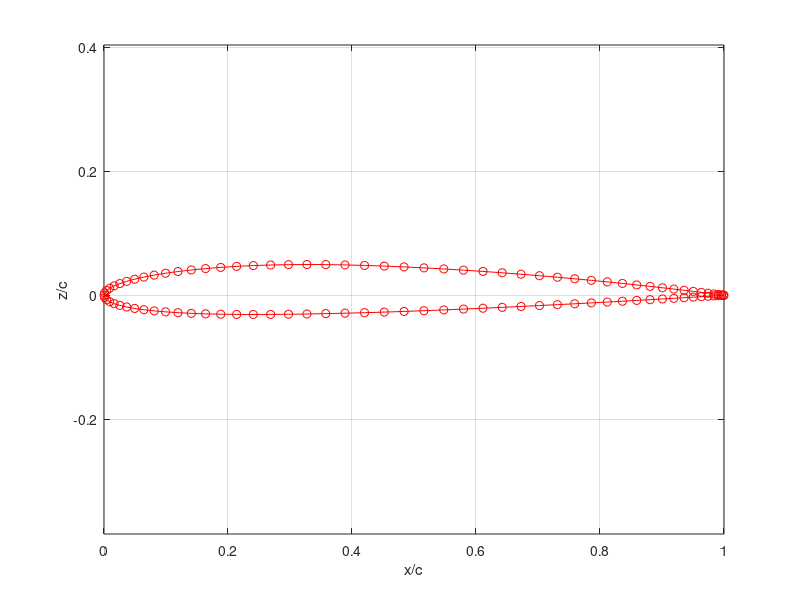
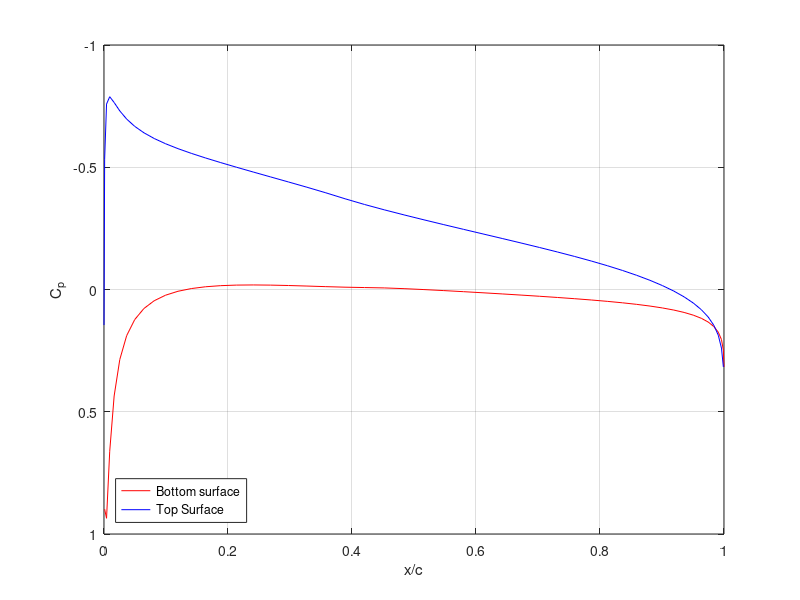

These figures' MATLAB source, in order:
function mainPanelSingle

% written by Ebenezer P Gnanamanickam while teaching AAE 490D Aerodynamic
% design at Purdue University in the Spring of 2012. The code is entirely
% self containing and it calculates the Lift coefficient and Pressure
% distribution around a NACA 4 digit airfoil.
% It follows almost identically the Smith Hess Method as outlined in
% Moran's Aerodynamics text (the exact name skips my memory).
% You can use it for any arbitrary airfoil by changing the subroutine NACA4
% to input a bunch of x,z points. The points start from the trailing edge
% go through the bottom surface of the airfoil and then over the top and
% finish at the trailing edge again. It should be non-dimensionalized with
% respect to the chord. So it should start with the point (1,0) and end
% with the point (1,0)
% The inputs are right below. They are the 
% 1) airfoil number (af_no) if using NACA4 digit series
% 2) number of panels (no_pls) 
% 3) angle of attack (alpha)
clc;
clear all;
close all;

% INPUTS
%%%%%%%%%%%%%%%%%%%%%%%%%%%%%%%%%%%%%%%%%%%%%%%%%%%%%%%%%%%%%%%%%%%%%%%%%%
af_no=1408;
no_pls=100;
alpha=2;
%%%%%%%%%%%%%%%%%%%%%%%%%%%%%%%%%%%%%%%%%%%%%%%%%%%%%%%%%%%%%%%%%%%%%%%%%%
[x,z]=NACA4(af_no,no_pls,0);
% If you want to input points from a dat file, please comment out the line
% above and use the following format to import points
% a=load('n0012.dat');
% x=a(:,1);
% z=a(:,2);
%%%%%%%%%%%%%%%%%%%%%%%%%%%%%%%%%%%%%%%%%%%%%%%%%%%%%%%%%%%%%%%%%%%%%%%%%%

[sth,cth]=setUpPanel1(x,z);
V_inf=1;

figure;
plot(x,z,'o-r')
axis equal
grid;
xlabel('x/c')
ylabel('z/c')

[A,b,beta,r]=calCoeffs1(x,z,...
    sth,cth,alpha,V_inf);
% 

xx=inv(A)*b';
q=xx(1:end-1);
gamma=xx(end)
[Vt]=calVt(sth,cth,r,beta,V_inf,alpha,q,gamma);

figure;
plot(x(1:round(length(x)/2)),1-(Vt(1:round(length(x)/2))./V_inf).^2,'r',...
    x(round(length(x)/2)+1:end),1-(Vt(round(length(x)/2)+1:end)./V_inf).^2,'b');
grid;
legend('Bottom surface','Top Surface','Location','SouthWest')
set(gca,'YDir','reverse');
xlabel('x/c')
ylabel('C_p')

C_l=4*(gamma)/V_inf

return
% % % theta*180/pi
% % % C_l/(alpha*180/pi)

function [x,z]=NACA4(af_no,no_pls,doPlot)

x_c=linspace(0,pi,round(no_pls/2));
x_c=(1-cos(x_c))./2;

t=(af_no-floor(af_no/100)*100)/100; % maximum thickness in tenth's of chord
m=floor(af_no/1000)/100; %maximum thickness in tenth's of chord
p=(floor(2412/100)-floor(2412/1000)*10)/10; %position of maximum thickness in tenth's of chord
zu=(t/0.2).*(.2969.*sqrt(x_c)-.126.*x_c-.35160.*x_c.^2+...
    .2843.*x_c.^3-.1036.*x_c.^4);

for i=1:1:length(x_c)
    if x_c(i)<=p
        z_c(i)=m*(1/p)^2.*(2.*p.*x_c(i)-x_c(i).^2);
    else
        z_c(i)=m*(1/(p-1))^2.*((1-2*p)+2.*p.*x_c(i)-x_c(i).^2);
    end
end
z_u=zu+z_c;
z_l=z_c-zu;

% P=polyfit(z_u(end-round(no_pls*.1):end),x_c(end-round(no_pls*.1):end),2);
% z_u(end+1)=0;
% x_c(end+1)=polyval(P,z_u(end));
% z_l(end+1)=0;

if doPlot==1
    h6=figure;
    plot(x_c,z_u,'o-r',x_c,z_l,'o-b',x_c,z_c,'-k');
    grid;
    axis equal;
end

z=[fliplr(z_l(2:end)) z_u(1:end-1)]';
x=[fliplr(x_c(2:end)) x_c(1:end-1)]';
z(1)=0;

return;

function [A,b,beta,r]=calCoeffs1(x,z,...
    sth,cth,alpha,V_inf)

A=zeros(length(x)+1,length(x)+1);
b=zeros(1,length(x)+1);

[r,beta]=calRBeta(x,z);

alpha=alpha/180*pi;

for i=1:1:length(x)
    sum=0;
    for j=1:1:length(x)
        if j==length(x)
            mm=1;
        else
            mm=j+1;
        end
        
        sd=sinDiff(sth,cth,i,j);
        cd=cosDiff(sth,cth,i,j);
        
        A(i,j)=sd*log(r(i,mm)/r(i,j))+cd*beta(i,j);
        sum=sum+cd*log(r(i,mm)/r(i,j))-sd*beta(i,j);
        
      
        A(i,j)=A(i,j)/(2*pi);
    end
    A(i,length(x)+1)=sum/(2*pi);
    
    s1=(cos(alpha)*sth(i)-sin(alpha)*cth(i));
    b(i)=V_inf*s1;
end

tt=[1 length(x)];

for j=1:1:length(x)
    if j==length(x)
        mm=1;
    else
        mm=j+1;
    end
    sum=0;
    for k=1:1:length(tt)
        sd=sinDiff(sth,cth,tt(k),j);
        cd=cosDiff(sth,cth,tt(k),j);
        
       sum=sum+(sd*beta(tt(k),j)-...
            cd*log(r(tt(k),mm)/r(tt(k),j)));
    end
    A(length(x)+1,j)=sum/(2*pi);
end


sum2=0;
for k=1:1:length(tt)
    sum1=0;
    for j=1:1:length(x)
        if j==length(x)
            mm=1;
        else
            mm=j+1;
        end
        sd=sinDiff(sth,cth,tt(k),j);
        cd=cosDiff(sth,cth,tt(k),j);
        
        sum1=sum1+(sd*log(r(tt(k),mm)/r(tt(k),j))+...
            cd*beta(tt(k),j));
    end
    sum2=sum2+sum1;
end

A(length(x)+1,length(x)+1)=sum2/(2*pi);


c1=(sin(alpha)*sth(1)+cos(alpha)*cth(1));
c2=(sin(alpha)*sth(length(x))+cos(alpha)*cth(length(x)));
b(length(x)+1)=-V_inf*c1-V_inf*c2;
return;

function [sth,cth,len]=setUpPanel1(x,z)

N=length(x);

len=zeros(1,N);
sth=len;
cth=len;

for i=1:1:N
   if i==length(x)
       mm=1;
   else
       mm=i+1;
   end
   len(i)=sqrt((x(mm)-x(i))^2+(z(mm)-z(i))^2);
   sth(i)=(z(mm)-z(i))/len(i);
   cth(i)=(x(mm)-x(i))/len(i);
   
end

return;

function [Vt]=calVt(sth,cth,r,beta,V_inf,alpha,q,gamma)

alpha=alpha/180*pi;


N=size(beta,1);
Vt=zeros(1,N);
for i=1:1:N
    sum1=0;
    sum2=0;
    for j=1:1:N
        if j==N
            mm=1;
        else
            mm=j+1;
        end
        
        sd=sinDiff(sth,cth,i,j);
        cd=cosDiff(sth,cth,i,j);
               
        sum1=sum1+q(j)/(2*pi)*...
            (sd*beta(i,j)-cd*log(r(i,mm)/r(i,j)));
        sum2=sum2+gamma/(2*pi)*...
            (sd*log(r(i,mm)/r(i,j))+cd*beta(i,j));
    end
    c1=sin(alpha)*sth(i)+cos(alpha)*cth(i);
    Vt(i)=V_inf*c1+sum1+sum2;
end

return;

function [r,beta]=calRBeta(x,z)

r=zeros(length(x),length(x));
beta=r;
for i=1:1:length(x)
    if i==length(x)
        xcntr=(x(1)+x(i))/2;
        zcntr=(z(1)+z(i))/2;
    else
        xcntr=(x(i+1)+x(i))/2;
        zcntr=(z(i+1)+z(i))/2;
    end
    
    for j=1:1:length(x)
        r(i,j)=sqrt((xcntr-x(j))^2+(zcntr-z(j))^2);
        
        if i~=j
            if j==length(x)
                k=1;
            else
                k=j+1;
            end
            temp1=(zcntr-z(k))*(xcntr-x(j))-...
                (xcntr-x(k))*(zcntr-z(j));
            temp2=(xcntr-x(k))*(xcntr-x(j))+...
                (zcntr-z(k))*(zcntr-z(j));
            beta(i,j)=atan2(temp1,temp2);
        else
            beta(i,j)=pi;
        end
        
    end
end

function [sinD]=sinDiff(sin_theta,cos_theta,i,j)

sinD=(cos_theta(j)*sin_theta(i)-sin_theta(j)*cos_theta(i));

return;

function [cosD]=cosDiff(sin_theta,cos_theta,i,j)

cosD=(sin_theta(j)*sin_theta(i)+cos_theta(j)*cos_theta(i));

return;